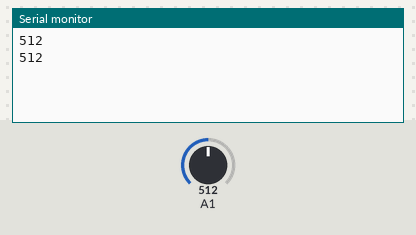
This sketch was run on a simulated Arduino Uno, built with avr-gcc and run on an emulated ATmega328P. Shown: the last lines printed to the serial monitor. Inputs (shaded band) come from the test bench; at power-on: A1 = 512. No radio packets arrive unless stated.

Above: at 1.8 s.
1.9 s: A1 set to 716
At 2.6 s:
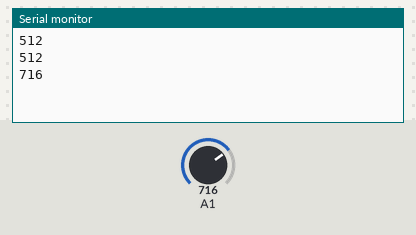
3.4 s: A1 set to 900
At 4.8 s:
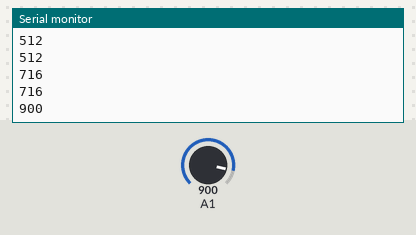
Timing chart, 0 to 6.4 s (numbered marks = the images above; inputs shaded):
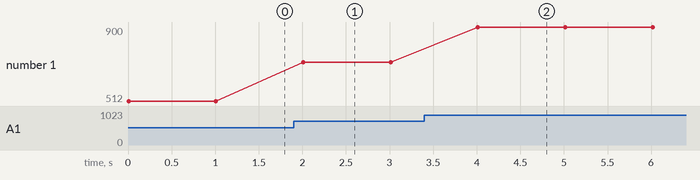

Measured:
- after the input at 1.9 s, the serial monitor: prints a new line after 0.11 s (image 1)
- after the input at 3.4 s, the serial monitor: prints a new line after 0.61 s (image 2)
- plotted number 1: 512 → 716 after the input at 1.9 s, 716 → 900 after the input at 3.4 s

The sketch:

send_datas.ino
```cpp
#include<SPI.h>
#include<RF24.h>

RF24 radio(9,10);

int val; // value from the sensor will be stored here
unsigned long period_in_milliseconds;

// setup the radio communication
// pipe adress for communicating, we put some random things, just make sure it's the same on the Pi
byte addresses[][6] = {"0CLBM"};

void setupRadio(void) {
  radio.begin();
//  radio.setRetries(15,15);
  radio.setPALevel(RF24_PA_LOW);
  radio.openWritingPipe(addresses[0]);
  radio.printDetails();
}

void setup() {
  // initialize serial communication at 9600 bits per second for testing purposes
  Serial.begin(9600);

  setupRadio();
  period_in_milliseconds = 1000; // currently we read the value every minute
}

void loop() {
  // read the value from the light sensor
  val = analogRead(15);

  Serial.println(val); // Testing line, to remove when done

  // send value through radio
  radio.write(&val, sizeof(val));

  // we wait before we read and send again
  delay(1000);
}
```
